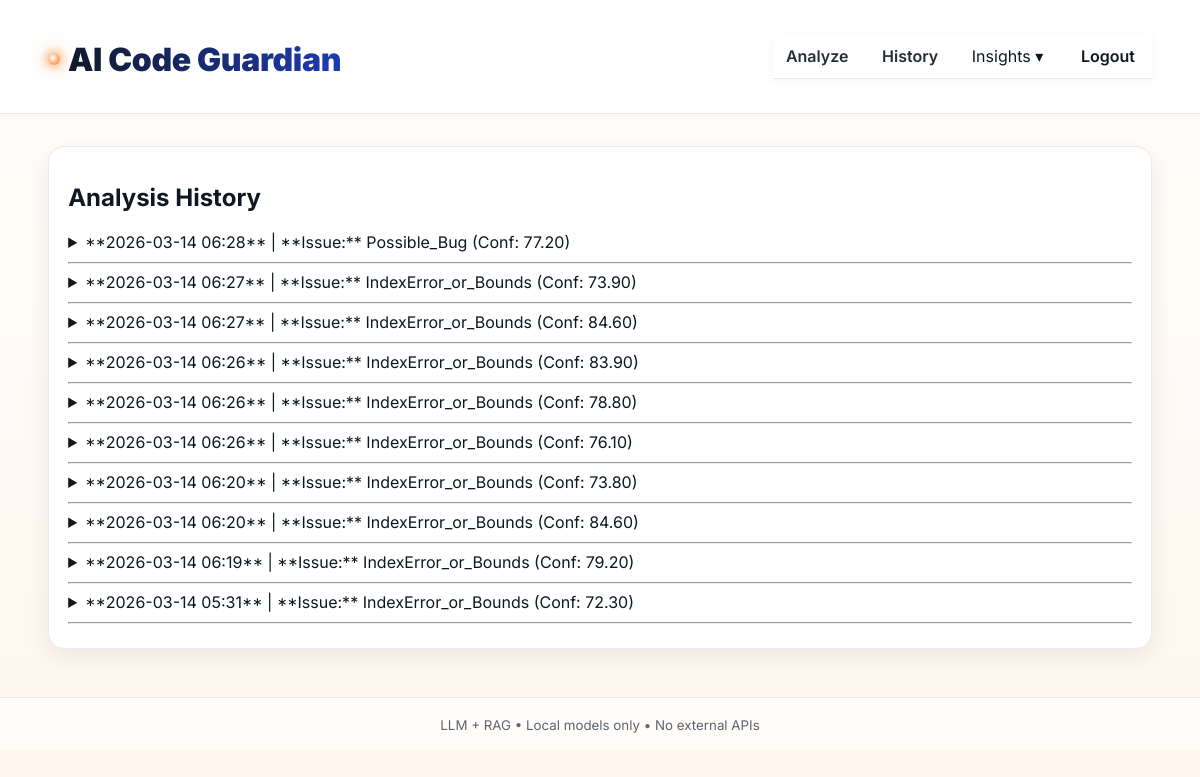
Page /history (signed in) on the earlier database version.
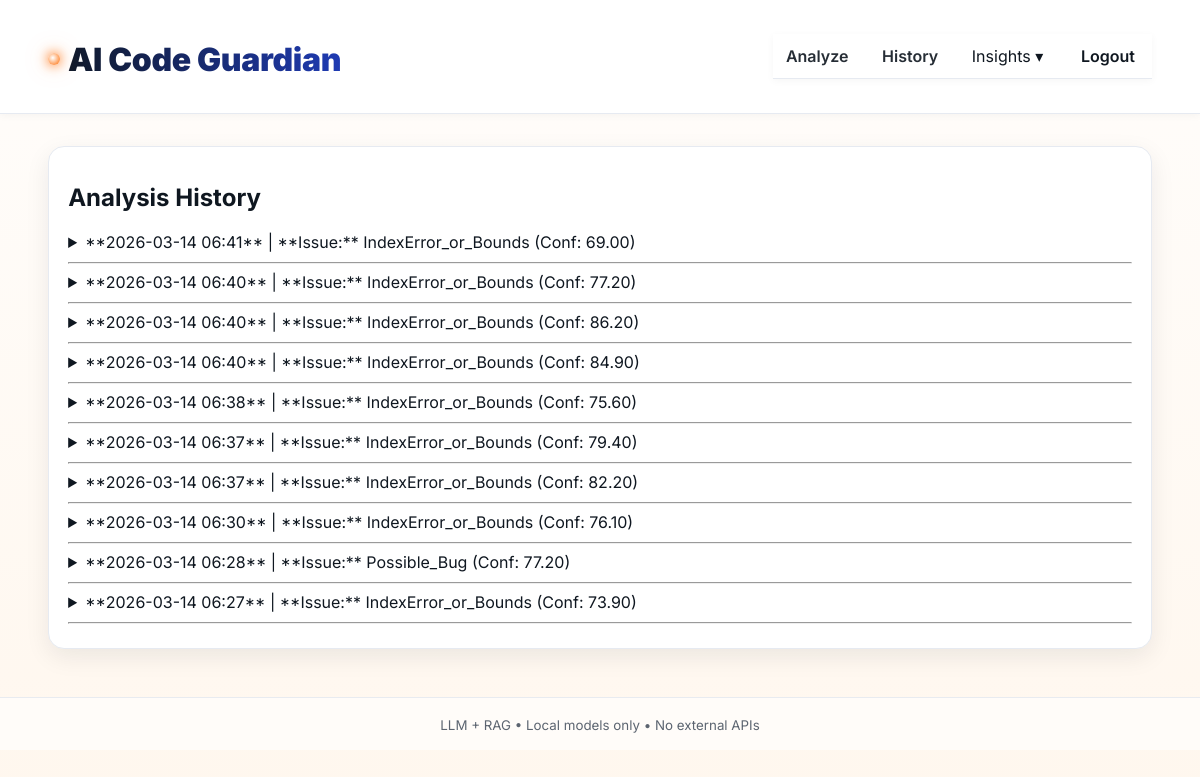
Same page on the later database version.
### app.py (models this page shows)
class History(db.Model):
    id = db.Column(db.Integer, primary_key=True)
    timestamp = db.Column(db.DateTime, default=datetime.utcnow, index=True)
    code_snippet = db.Column(db.Text, nullable=False)
    issue_type = db.Column(db.String(128))
    root_cause = db.Column(db.Text)
    confidence = db.Column(db.Float)
    user_id = db.Column(db.Integer, db.ForeignKey("user.id"), nullable=False, index=True)

### app.py (the view)
@app.get("/history")
@login_required
def history_route():
    entries = db.session.execute(
        db.select(History)
          .where(History.user_id == current_user.id)
          .order_by(History.timestamp.desc())
          .limit(10)
    ).scalars()
    return render_template("history.html", entries=entries)

### app.py (called while the page is built)
@login_manager.user_loader
def load_user(user_id):
    try:
        return db.session.get(User, int(user_id))
    except Exception:
        return User.query.get(int(user_id))

### templates/history.html (shortened to what this page needs)
{% extends "layout.html" %}
{% block content %}
<section class="card">
  <h2>Analysis History</h2>
  {% for entry in entries %}
    <details style="margin-bottom: 10px;">
      <summary>
        **{{ entry.timestamp.strftime('%Y-%m-%d %H:%M') }}** |
        **Issue:** {{ entry.issue_type }}
        (Conf: {{ "%.2f"|format(entry.confidence) }})
      </summary>
    </details>
    <hr>
  {% else %}
    <p>No analysis history found.</p>
  {% endfor %}
</section>
{% endblock %}

Differences in the rows shown:
no longer on this page (row unchanged): History: timestamp "2026-03-14 06:27", issue_type "IndexError_or_Bounds", confidence "84.60"
no longer on this page (row unchanged): History: timestamp "2026-03-14 06:26", issue_type "IndexError_or_Bounds", confidence "83.90"
no longer on this page (row unchanged): History: timestamp "2026-03-14 06:26", issue_type "IndexError_or_Bounds", confidence "78.80"
no longer on this page (row unchanged): History: timestamp "2026-03-14 06:26", issue_type "IndexError_or_Bounds", confidence "76.10"
no longer on this page (row unchanged): History: timestamp "2026-03-14 06:20", issue_type "IndexError_or_Bounds", confidence "73.80"
no longer on this page (row unchanged): History: timestamp "2026-03-14 06:20", issue_type "IndexError_or_Bounds", confidence "84.60"
no longer on this page (row unchanged): History: timestamp "2026-03-14 06:19", issue_type "IndexError_or_Bounds", confidence "79.20"
no longer on this page (row unchanged): History: timestamp "2026-03-14 05:31", issue_type "IndexError_or_Bounds", confidence "72.30"
added History: timestamp "2026-03-14 06:41", issue_type "IndexError_or_Bounds", confidence "69.00"
added History: timestamp "2026-03-14 06:40", issue_type "IndexError_or_Bounds", confidence "77.20"
added History: timestamp "2026-03-14 06:40", issue_type "IndexError_or_Bounds", confidence "86.20"
added History: timestamp "2026-03-14 06:40", issue_type "IndexError_or_Bounds", confidence "84.90"
added History: timestamp "2026-03-14 06:38", issue_type "IndexError_or_Bounds", confidence "75.60"
added History: timestamp "2026-03-14 06:37", issue_type "IndexError_or_Bounds", confidence "79.40"
added History: timestamp "2026-03-14 06:37", issue_type "IndexError_or_Bounds", confidence "82.20"
added History: timestamp "2026-03-14 06:30", issue_type "IndexError_or_Bounds", confidence "76.10"
